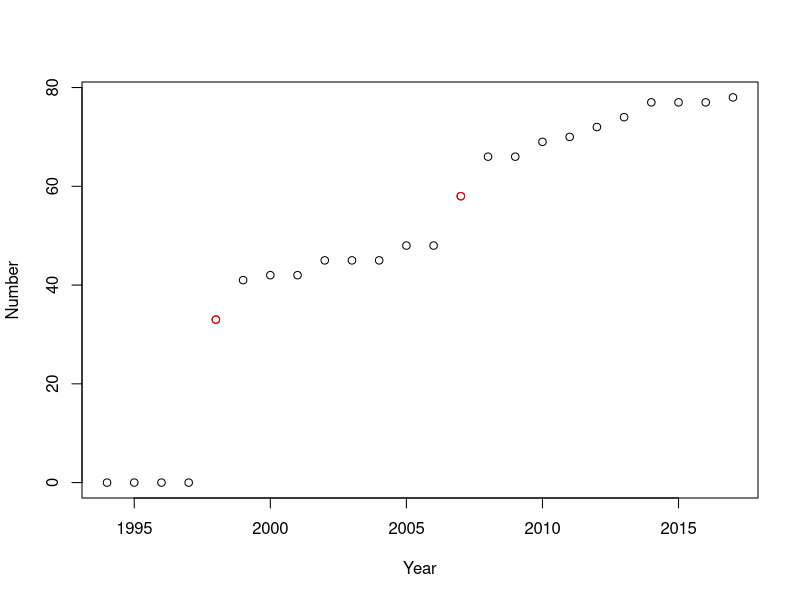

The R source for this figure:
faci <- read.csv("./datasets/traffic-facilities.csv")
erp <- faci[faci$facility == "ERP Gantries",]
plot(erp$year, erp$number, xlab = "Year", ylab = "Number")
points(x = 2007, y = 58, col = "red")
points(x = 1998, y = 33, col = "red")

